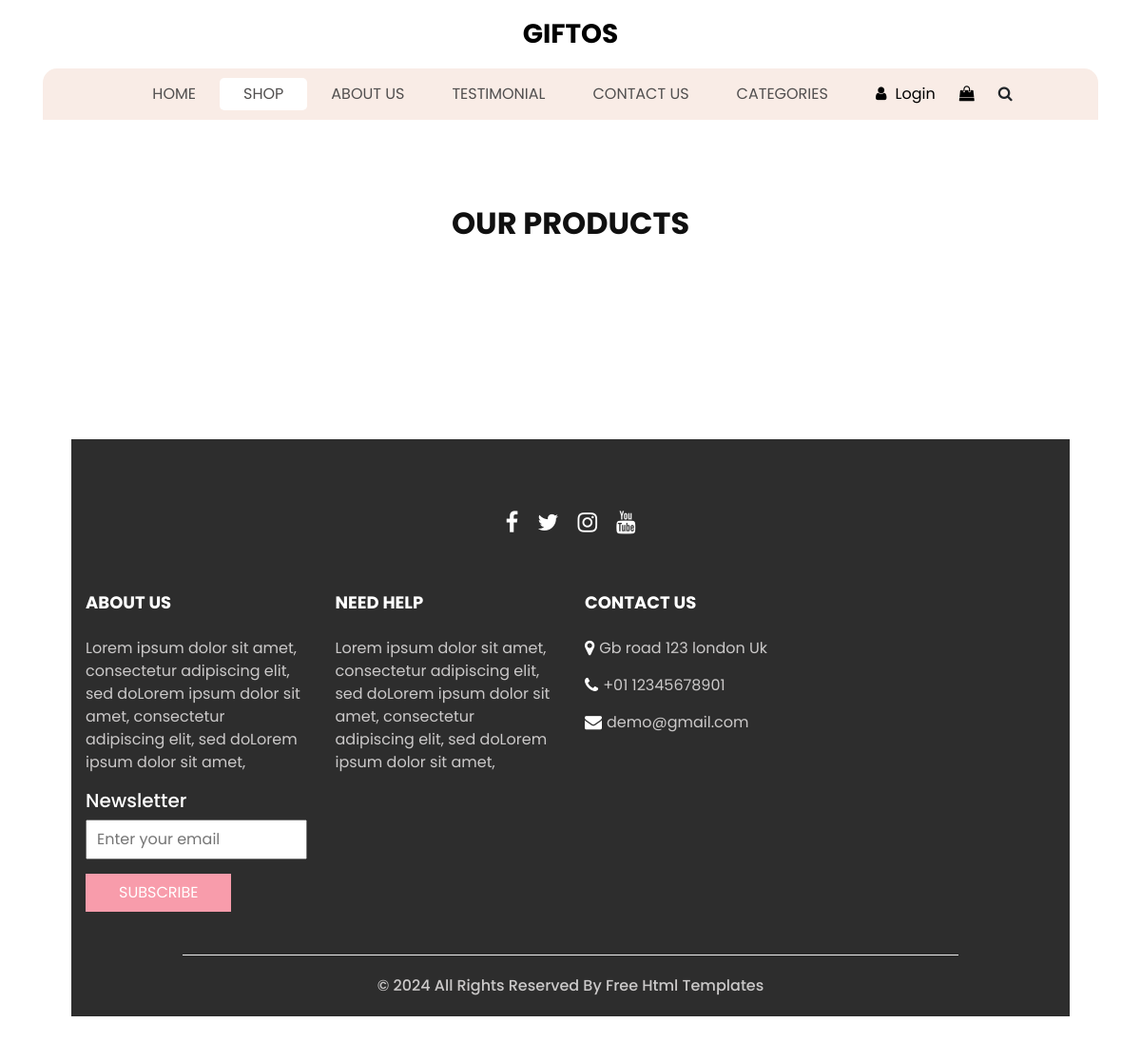
The page /shop/ on the database as committed earlier.
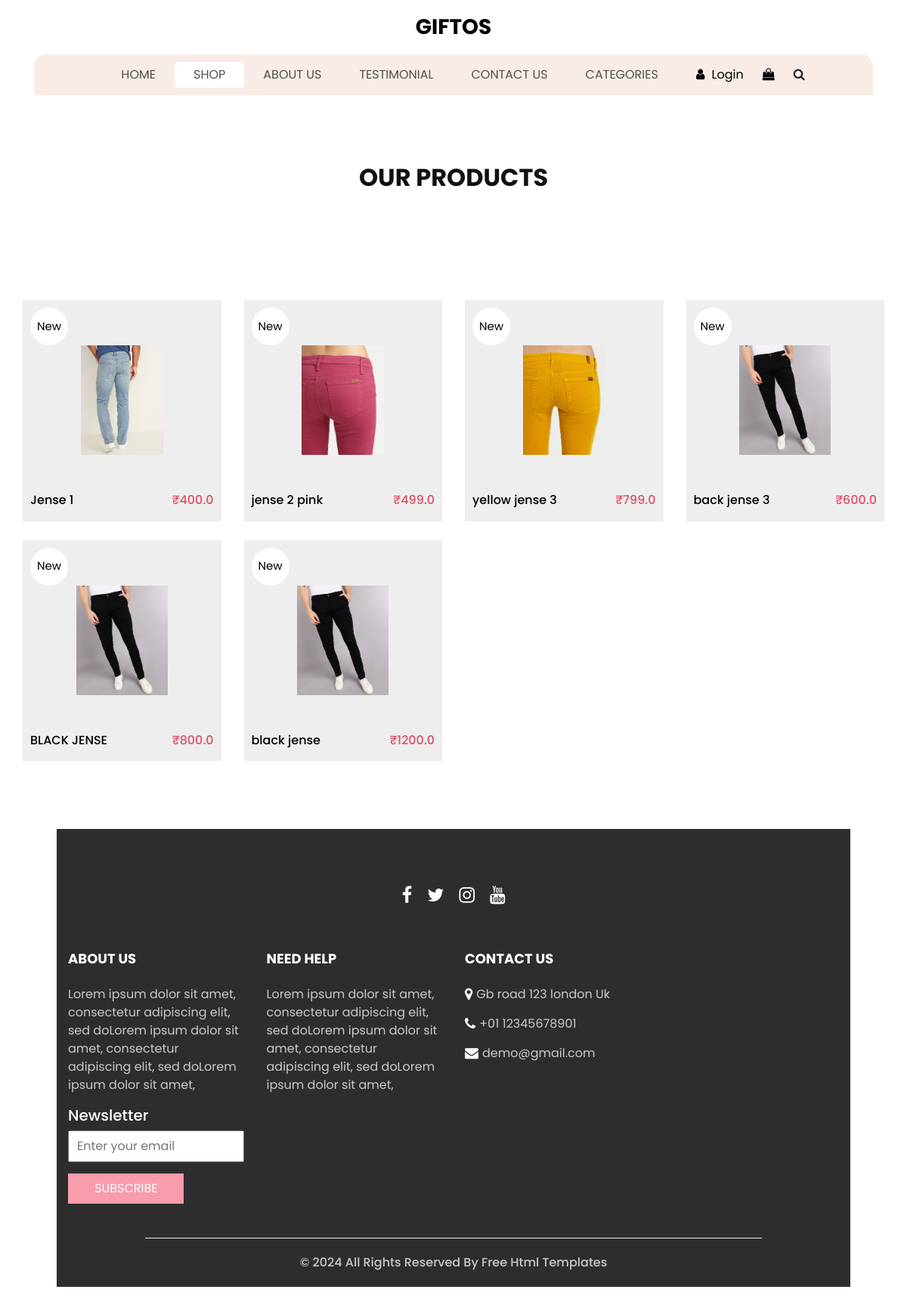
The same page on the database as committed later.
### shop/models.py (models this page shows, shortened)
class Product(models.Model):
    title =models.CharField( max_length=50)
    MRP = models. FloatField()
    list_price = models. FloatField()
    description = models.TextField()
    brand = models.CharField(max_length=100)
    category = models.CharField( choices=CATEGORY_CHOICES, max_length=50)
    product_image = models.ImageField( upload_to='product_images')

### shop/views.py (the view)
# urls.py: path("shop/",ShopView.as_view(), name="shop"),
class ShopView(TemplateView):
    def get(self , request):
        return render(request ,"shop/shop.html" , {'products'  : AllProducts(request) } )

### shop/views.py (called while the page is built)
def AllProducts(request):
    return Product.objects.all()

### templates/shop/shop.html (shortened to what this page needs)
{% extends "shop/base.html" %}
{% load static %}
{% block a %}
  </div>
  <section class="shop_section layout_padding">
    <div class="container">
      <div class="heading_container heading_center">
        <h2>
           Our Products
        </h2>
      </div>
      <div class="row layout_padding">
        {% for p in products %}
        <div class="col-sm-6 col-md-4 col-lg-3 ">
          <div class="box">
            <a href="{% url 'ppage' p.id %}">
              <div class="img-box">
                <img src="{{p.product_image.url}}" alt="" />
              </div>
              <div class="detail-box">
                <h6>{{p.title}}</h6>
                <h6>
                  <span> ₹{{p.list_price}} </span>
                </h6>
              </div>
              <div class="new">
                <span> New </span>
              </div>
            </a>
          </div>
        </div>
        {% endfor %}
      </div>
  {% endblock a %}

### templates/shop/base.html (shortened to what this page needs)
{% load static %}
<!DOCTYPE html>
<html>
<head>
  <link rel="stylesheet" type="text/css" href="https://cdnjs.cloudflare.com/ajax/libs/OwlCarousel2/2.3.4/assets/owl.carousel.min.css" />
  <link rel="stylesheet" type="text/css" href="{% static 'css/bootstrap.css' %}" />
  <link href="{% static 'css/style.css' %}" rel="stylesheet" />
  <link href="{% static 'css/responsive.css' %}" rel="stylesheet" />
  <link rel="stylesheet" href="https://cdnjs.cloudflare.com/ajax/libs/font-awesome/4.7.0/css/font-awesome.min.css">
</head>
<body>
  <div class="hero_area">
    <header class="header_section">
      <nav class="navbar navbar-expand-lg custom_nav-container ">
        <a class="navbar-brand" href="{% url 'home'%}">
          <span>
            Giftos
          </span>
        </a>
        <div class="collapse navbar-collapse" id="navbarSupportedContent">
          <ul class="navbar-nav  ">
            <li class="nav-item {% if request.path == '/' %}active{% endif %} " >
              <a class="nav-link" href="{% url 'home'%}">Home
              </a>
            </li>
            <li class="nav-item  {% if request.path == '/shop/' %}active{% endif %}" >
              <a class="nav-link" href="{% url 'shop'%}">
                Shop
              </a>
            </li>
            <li class="nav-item {% if request.path == '/about/' %}active{% endif %} ">
              <a class="nav-link" href="{% url 'about'%}">
                About Us
              </a>
            </li>
            <li class="nav-item {% if request.path == '/testimonial/' %}active{% endif %} " >
              <a class="nav-link" href="{% url 'testimonial'%}">
                Testimonial
              </a>
            </li>
            <li class="nav-item  {% if request.path == '/contact/' %}active{% endif %} ">
              <a class="nav-link" href="{% url 'contact'%}">
                Contact Us
              </a>
            </li>
            <li class="nav-item  {% if request.path == '/cpage/' %}active{% endif %} ">
              <a class="nav-link" href="{% url 'cpage'%}">
                Categories
              </a>
            </li>
          </ul>
          <div class="user_option">
            <a href="">
              <i class="fa fa-user" aria-hidden="true"></i>
              <span>
                Login
              </span>
            </a>
            <a href="">
              <i class="fa fa-shopping-bag" aria-hidden="true"></i>
            </a>
            <form class="form-inline ">
              <button class="btn nav_search-btn" type="submit">
                <i class="fa fa-search" aria-hidden="true"></i>
              </button>
            </form>
          </div>
        </div>
      </nav>
    </header>
    {% block  a %}
    {% endblock  %}
 <section class="info_section  layout_padding2-top">
    <div class="social_container">
      <div class="social_box">
        <a href="">
          <i class="fa fa-facebook" aria-hidden="true"></i>
        </a>
        <a href="">
          <i class="fa fa-twitter" aria-hidden="true"></i>
        </a>
        <a href="">
          <i class="fa fa-instagram" aria-hidden="true"></i>
        </a>
        <a href="">
          <i class="fa fa-youtube" aria-hidden="true"></i>
        </a>
      </div>
    </div>
    <div class="info_container ">
      <div class="container">
        <div class="row">
          <div class="col-md-6 col-lg-3">
            <h6>
              ABOUT US
            </h6>
            <p>
              Lorem ipsum dolor sit amet, consectetur adipiscing elit, sed doLorem ipsum dolor sit amet, consectetur adipiscing elit, sed doLorem ipsum dolor sit amet,
            </p>
            <div class="info_form ">
              <h5>
                Newsletter
              </h5>
              <form action="#">
                <input type="email" placeholder="Enter your email">
                <button>
                  Subscribe
                </button>
              </form>
            </div>
          </div>
          <div class="col-md-6 col-lg-3">
            <h6>
              NEED HELP
            </h6>
            <p>
              Lorem ipsum dolor sit amet, consectetur adipiscing elit, sed doLorem ipsum dolor sit amet, consectetur adipiscing elit, sed doLorem ipsum dolor sit amet,
            </p>
          </div>
          <div class="col-md-6 col-lg-3">
            <h6>
              CONTACT US
            </h6>
            <div class="info_link-box">
              <a href="">
                <i class="fa fa-map-marker" aria-hidden="true"></i>
                <span> Gb road 123 london Uk </span>
              </a>
              <a href="">
                <i class="fa fa-phone" aria-hidden="true"></i>
                <span>+01 12345678901</span>
              </a>
              <a href="">
                <i class="fa fa-envelope" aria-hidden="true"></i>
                <span> demo@gmail.com</span>
              </a>
            </div>
          </div>
        </div>
      </div>
    </div>
<footer class=" footer_section">
    <div class="container">
      <p>
        &copy; <span id="displayYear"></span> All Rights Reserved By
        <a href="https://html.design/">Free Html Templates</a>
      </p>
    </div>
  </footer>
</section>
</body>
</html>

### static/css/responsive.css (style rules this page uses)
@media (min-width: 1200px) { .container { max-width: 1170px; } }

Rows that differ between the two databases and show on the page:
added Product: product_image (picture), title "Jense 1", list_price "400.0"
added Product: product_image (picture), title "jense 2 pink", list_price "499.0"
added Product: product_image (picture), title "yellow jense 3", list_price "799.0"
added Product: product_image (picture), title "back jense 3", list_price "600.0"
added Product: product_image (picture), title "BLACK JENSE", list_price "800.0"
added Product: product_image (picture), title "black jense", list_price "1200.0"
